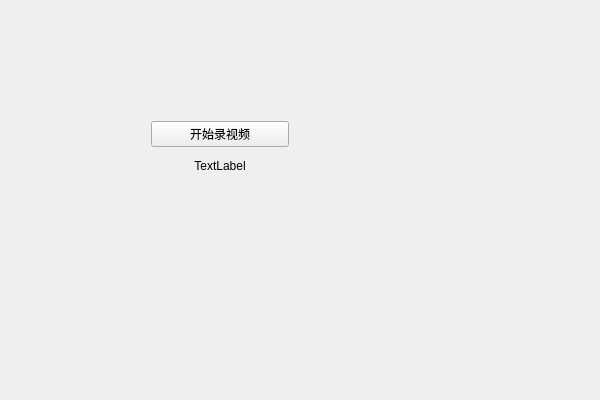
<?xml version="1.0" encoding="UTF-8"?>
<ui version="4.0">
 <class>MainWindowClass</class>
 <widget class="QWidget" name="MainWindowClass">
  <property name="geometry">
   <rect>
    <x>0</x>
    <y>0</y>
    <width>600</width>
    <height>400</height>
   </rect>
  </property>
  <property name="windowTitle">
   <string>MainWindow</string>
  </property>
  <widget class="QWidget" name="verticalLayoutWidget">
   <property name="geometry">
    <rect>
     <x>140</x>
     <y>110</y>
     <width>160</width>
     <height>80</height>
    </rect>
   </property>
   <layout class="QVBoxLayout" name="verticalLayout">
    <item>
     <widget class="QPushButton" name="videoButton">
      <property name="text">
       <string>开始录视频</string>
      </property>
     </widget>
    </item>
    <item>
     <widget class="QLabel" name="label">
      <property name="layoutDirection">
       <enum>Qt::LeftToRight</enum>
      </property>
      <property name="text">
       <string>TextLabel</string>
      </property>
      <property name="alignment">
       <set>Qt::AlignCenter</set>
      </property>
     </widget>
    </item>
   </layout>
  </widget>
 </widget>
 <layoutdefault spacing="6" margin="11"/>
 <resources>
  <include location="MainWindow.qrc"/>
 </resources>
 <connections/>
</ui>
